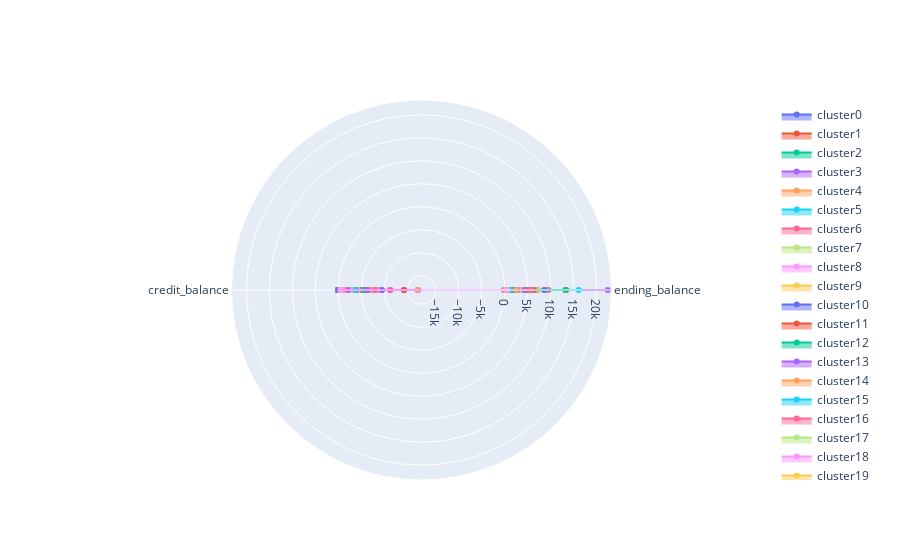

The notebook cell this image was saved under:
### Code cell
plot_radarchart(acct_w_credit)
